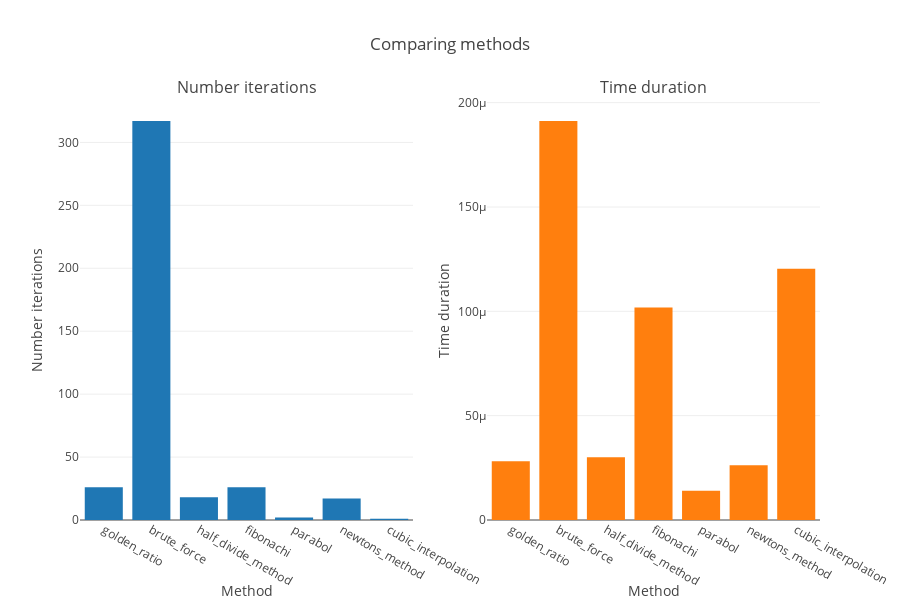

The notebook cell this image was saved under:
### Code cell
compare_bar(df)

### Figure 1 — Plotly figure (JSON) as saved in the notebook; plotly's stock layout.template omitted (floating-point values rounded to 4 significant figures)
{"data": [{"type": "bar", "x": ["golden_ratio", "brute_force", "half_divide_method", "fibonachi", "parabol", "newtons_method", "cubic_interpolation"], "xaxis": "x1", "y": [26, 317, 18, 26, 2, 17, 1], "yaxis": "y1"}, {"type": "bar", "x": ["golden_ratio", "brute_force", "half_divide_method", "fibonachi", "parabol", "newtons_method", "cubic_interpolation"], "xaxis": "x2", "y": [2.813e-05, 0.0001912, 3.004e-05, 0.0001018, 1.407e-05, 2.623e-05, 0.0001204], "yaxis": "y2"}], "layout": {"annotations": [{"font": {"size": 16}, "showarrow": false, "text": "Number iterations", "x": 0.225, "xanchor": "center", "xref": "paper", "y": 1, "yanchor": "bottom", "yref": "paper"}, {"font": {"size": 16}, "showarrow": false, "text": "Time duration", "x": 0.775, "xanchor": "center", "xref": "paper", "y": 1, "yanchor": "bottom", "yref": "paper"}], "height": 600, "showlegend": false, "title": "Comparing methods", "width": 900, "xaxis1": {"anchor": "y1", "domain": [0, 0.45], "title": "Method"}, "xaxis2": {"anchor": "y2", "domain": [0.55, 1], "title": "Method"}, "yaxis1": {"anchor": "x1", "domain": [0, 1], "title": "Number iterations"}, "yaxis2": {"anchor": "x2", "domain": [0, 1], "title": "Time duration"}}}
